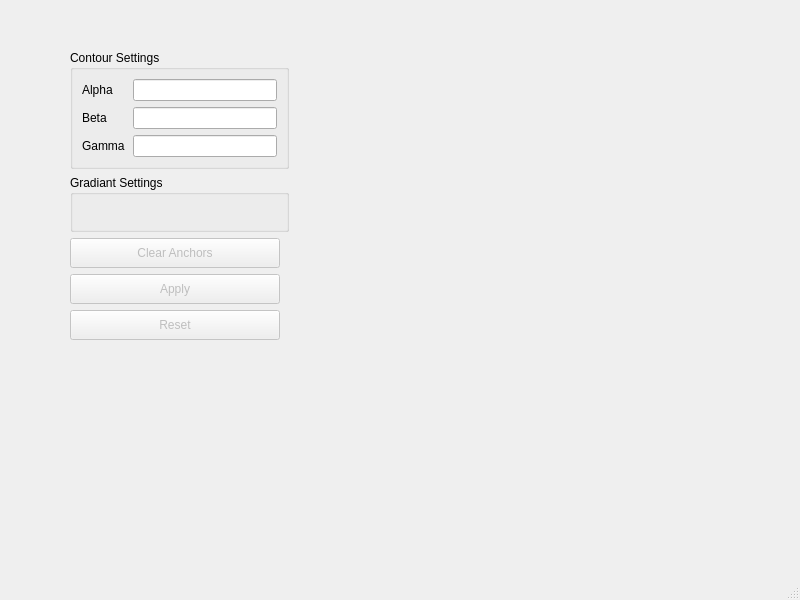
<?xml version="1.0" encoding="UTF-8"?>
<ui version="4.0">
 <class>MainWindow</class>
 <widget class="QMainWindow" name="MainWindow">
  <property name="geometry">
   <rect>
    <x>0</x>
    <y>0</y>
    <width>800</width>
    <height>600</height>
   </rect>
  </property>
  <property name="windowTitle">
   <string>MainWindow</string>
  </property>
  <widget class="QWidget" name="centralwidget">
   <widget class="QWidget" name="">
    <property name="geometry">
     <rect>
      <x>70</x>
      <y>50</y>
      <width>219</width>
      <height>290</height>
     </rect>
    </property>
    <layout class="QGridLayout" name="gridLayout_4">
     <item row="0" column="0">
      <widget class="QGroupBox" name="groupBox">
       <property name="title">
        <string>Contour Settings</string>
       </property>
       <layout class="QGridLayout" name="gridLayout_2">
        <item row="0" column="0">
         <layout class="QGridLayout" name="gridLayout">
          <item row="0" column="0">
           <layout class="QHBoxLayout" name="horizontalLayout">
            <item>
             <widget class="QLabel" name="label_3">
              <property name="sizePolicy">
               <sizepolicy hsizetype="Fixed" vsizetype="Fixed">
                <horstretch>0</horstretch>
                <verstretch>0</verstretch>
               </sizepolicy>
              </property>
              <property name="minimumSize">
               <size>
                <width>45</width>
                <height>0</height>
               </size>
              </property>
              <property name="text">
               <string>Alpha</string>
              </property>
             </widget>
            </item>
            <item>
             <widget class="QLineEdit" name="text_radius"/>
            </item>
           </layout>
          </item>
          <item row="1" column="0">
           <layout class="QHBoxLayout" name="horizontalLayout_2">
            <item>
             <widget class="QLabel" name="label_4">
              <property name="sizePolicy">
               <sizepolicy hsizetype="Fixed" vsizetype="Fixed">
                <horstretch>0</horstretch>
                <verstretch>0</verstretch>
               </sizepolicy>
              </property>
              <property name="minimumSize">
               <size>
                <width>45</width>
                <height>0</height>
               </size>
              </property>
              <property name="text">
               <string>Beta</string>
              </property>
             </widget>
            </item>
            <item>
             <widget class="QLineEdit" name="text_radius_2"/>
            </item>
           </layout>
          </item>
          <item row="2" column="0">
           <layout class="QHBoxLayout" name="horizontalLayout_3">
            <item>
             <widget class="QLabel" name="label_5">
              <property name="sizePolicy">
               <sizepolicy hsizetype="Fixed" vsizetype="Fixed">
                <horstretch>0</horstretch>
                <verstretch>0</verstretch>
               </sizepolicy>
              </property>
              <property name="minimumSize">
               <size>
                <width>45</width>
                <height>0</height>
               </size>
              </property>
              <property name="text">
               <string>Gamma</string>
              </property>
             </widget>
            </item>
            <item>
             <widget class="QLineEdit" name="text_radius_3"/>
            </item>
           </layout>
          </item>
         </layout>
        </item>
       </layout>
      </widget>
     </item>
     <item row="1" column="0">
      <widget class="QGroupBox" name="groupBox_2">
       <property name="title">
        <string>Gradiant Settings</string>
       </property>
       <layout class="QGridLayout" name="gridLayout_3"/>
      </widget>
     </item>
     <item row="2" column="0">
      <layout class="QVBoxLayout" name="verticalLayout">
       <item>
        <widget class="QPushButton" name="btn_hough_2">
         <property name="enabled">
          <bool>false</bool>
         </property>
         <property name="sizePolicy">
          <sizepolicy hsizetype="Fixed" vsizetype="Maximum">
           <horstretch>0</horstretch>
           <verstretch>0</verstretch>
          </sizepolicy>
         </property>
         <property name="minimumSize">
          <size>
           <width>210</width>
           <height>30</height>
          </size>
         </property>
         <property name="maximumSize">
          <size>
           <width>210</width>
           <height>30</height>
          </size>
         </property>
         <property name="text">
          <string>Clear Anchors</string>
         </property>
        </widget>
       </item>
       <item>
        <widget class="QPushButton" name="btn_hough">
         <property name="enabled">
          <bool>false</bool>
         </property>
         <property name="sizePolicy">
          <sizepolicy hsizetype="Fixed" vsizetype="Maximum">
           <horstretch>0</horstretch>
           <verstretch>0</verstretch>
          </sizepolicy>
         </property>
         <property name="minimumSize">
          <size>
           <width>210</width>
           <height>30</height>
          </size>
         </property>
         <property name="maximumSize">
          <size>
           <width>210</width>
           <height>30</height>
          </size>
         </property>
         <property name="text">
          <string>Apply</string>
         </property>
        </widget>
       </item>
       <item>
        <widget class="QPushButton" name="btn_hough_3">
         <property name="enabled">
          <bool>false</bool>
         </property>
         <property name="sizePolicy">
          <sizepolicy hsizetype="Fixed" vsizetype="Maximum">
           <horstretch>0</horstretch>
           <verstretch>0</verstretch>
          </sizepolicy>
         </property>
         <property name="minimumSize">
          <size>
           <width>210</width>
           <height>30</height>
          </size>
         </property>
         <property name="maximumSize">
          <size>
           <width>210</width>
           <height>30</height>
          </size>
         </property>
         <property name="text">
          <string>Reset</string>
         </property>
        </widget>
       </item>
      </layout>
     </item>
    </layout>
   </widget>
  </widget>
  <widget class="QMenuBar" name="menubar">
   <property name="geometry">
    <rect>
     <x>0</x>
     <y>0</y>
     <width>800</width>
     <height>26</height>
    </rect>
   </property>
  </widget>
  <widget class="QStatusBar" name="statusbar"/>
 </widget>
 <resources/>
 <connections/>
</ui>
